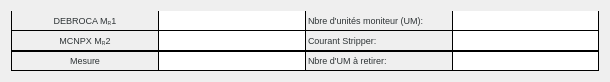
   <widget class="QWidget" name="gridLayoutWidget_6">
    <property name="geometry">
     <rect>
      <x>20</x>
      <y>300</y>
      <width>591</width>
      <height>62</height>
     </rect>
    </property>
    <layout class="QGridLayout" name="gridLayout_6">
     <property name="spacing">
      <number>0</number>
     </property>
     <item row="0" column="1">
      <widget class="QLineEdit" name="debitDebrocaLineEdit">
       <property name="minimumSize">
        <size>
         <width>147</width>
         <height>20</height>
        </size>
       </property>
       <property name="maximumSize">
        <size>
         <width>147</width>
         <height>20</height>
        </size>
       </property>
       <property name="font">
        <font>
         <pointsize>7</pointsize>
        </font>
       </property>
       <property name="styleSheet">
        <string notr="true">border-color: black;
border-width: 1px;
border-style: solid;
border-top-style: none;
border-right-style: none;
color: rgb(46, 52, 54);
</string>
       </property>
       <property name="alignment">
        <set>Qt::AlignCenter</set>
       </property>
       <property name="readOnly">
        <bool>true</bool>
       </property>
      </widget>
     </item>
     <item row="2" column="0">
      <widget class="QLabel" name="label_40">
       <property name="minimumSize">
        <size>
         <width>147</width>
         <height>20</height>
        </size>
       </property>
       <property name="maximumSize">
        <size>
         <width>147</width>
         <height>20</height>
        </size>
       </property>
       <property name="font">
        <font>
         <pointsize>7</pointsize>
         <weight>75</weight>
         <bold>true</bold>
        </font>
       </property>
       <property name="styleSheet">
        <string notr="true">border-color: black;
border-width: 1px;
border-style: solid;
border-right-style: none;
color: rgb(46, 52, 54);
</string>
       </property>
       <property name="text">
        <string>&lt;html&gt;&lt;head/&gt;&lt;body&gt;&lt;p&gt;&lt;span style=&quot; font-weight:400;&quot;&gt;Mesure&lt;/span&gt;&lt;/p&gt;&lt;/body&gt;&lt;/html&gt;</string>
       </property>
       <property name="alignment">
        <set>Qt::AlignCenter</set>
       </property>
      </widget>
     </item>
     <item row="0" column="0">
      <widget class="QLabel" name="label_42">
       <property name="minimumSize">
        <size>
         <width>147</width>
         <height>20</height>
        </size>
       </property>
       <property name="maximumSize">
        <size>
         <width>147</width>
         <height>20</height>
        </size>
       </property>
       <property name="font">
        <font>
         <pointsize>7</pointsize>
         <weight>75</weight>
         <bold>true</bold>
        </font>
       </property>
       <property name="styleSheet">
        <string notr="true">border-color: black;
border-width: 1px;
border-style: solid;
border-top-style: none;
border-right-style: none;
color: rgb(46, 52, 54);
</string>
       </property>
       <property name="text">
        <string>&lt;html&gt;&lt;head/&gt;&lt;body&gt;&lt;p&gt;&lt;span style=&quot; font-weight:400;&quot;&gt;DEBROCA M&lt;/span&gt;&lt;span style=&quot; font-weight:400; vertical-align:sub;&quot;&gt;R&lt;/span&gt;&lt;span style=&quot; font-weight:400;&quot;&gt;1&lt;/span&gt;&lt;/p&gt;&lt;/body&gt;&lt;/html&gt;</string>
       </property>
       <property name="alignment">
        <set>Qt::AlignCenter</set>
       </property>
      </widget>
     </item>
     <item row="0" column="2">
      <widget class="QLabel" name="label_35">
       <property name="minimumSize">
        <size>
         <width>147</width>
         <height>20</height>
        </size>
       </property>
       <property name="maximumSize">
        <size>
         <width>147</width>
         <height>20</height>
        </size>
       </property>
       <property name="font">
        <font>
         <pointsize>7</pointsize>
        </font>
       </property>
       <property name="styleSheet">
        <string notr="true">border-color: black;
border-width: 1px;
border-style: solid;
border-top-style: none;
border-right-style: none;
color: rgb(46, 52, 54);
</string>
       </property>
       <property name="text">
        <string>&lt;html&gt;&lt;head/&gt;&lt;body&gt;&lt;p&gt;Nbre d'unités moniteur (UM):&lt;/p&gt;&lt;/body&gt;&lt;/html&gt;</string>
       </property>
      </widget>
     </item>
     <item row="1" column="0">
      <widget class="QLabel" name="label_43">
       <property name="minimumSize">
        <size>
         <width>147</width>
         <height>20</height>
        </size>
       </property>
       <property name="maximumSize">
        <size>
         <width>147</width>
         <height>20</height>
        </size>
       </property>
       <property name="font">
        <font>
         <pointsize>7</pointsize>
         <weight>75</weight>
         <bold>true</bold>
        </font>
       </property>
       <property name="styleSheet">
        <string notr="true">border-color: black;
border-width: 1px;
border-style: solid;
border-top-style: none;
border-right-style: none;
color: rgb(46, 52, 54);
</string>
       </property>
       <property name="text">
        <string>&lt;html&gt;&lt;head/&gt;&lt;body&gt;&lt;p&gt;&lt;span style=&quot; font-weight:400;&quot;&gt;MCNPX M&lt;/span&gt;&lt;span style=&quot; font-weight:400; vertical-align:sub;&quot;&gt;R&lt;/span&gt;&lt;span style=&quot; font-weight:400;&quot;&gt;2&lt;/span&gt;&lt;/p&gt;&lt;/body&gt;&lt;/html&gt;</string>
       </property>
       <property name="alignment">
        <set>Qt::AlignCenter</set>
       </property>
      </widget>
     </item>
     <item row="1" column="1">
      <widget class="QLineEdit" name="debitMCNPXLineEdit">
       <property name="minimumSize">
        <size>
         <width>147</width>
         <height>20</height>
        </size>
       </property>
       <property name="maximumSize">
        <size>
         <width>147</width>
         <height>20</height>
        </size>
       </property>
       <property name="font">
        <font>
         <pointsize>7</pointsize>
        </font>
       </property>
       <property name="styleSheet">
        <string notr="true">border-color: black;
border-width: 1px;
border-style: solid;
border-top-style: none;
border-right-style: none;
color: rgb(46, 52, 54);
</string>
       </property>
       <property name="alignment">
        <set>Qt::AlignCenter</set>
       </property>
       <property name="readOnly">
        <bool>true</bool>
       </property>
      </widget>
     </item>
     <item row="2" column="2">
      <widget class="QLabel" name="label_39">
       <property name="minimumSize">
        <size>
         <width>147</width>
         <height>20</height>
        </size>
       </property>
       <property name="maximumSize">
        <size>
         <width>147</width>
         <height>20</height>
        </size>
       </property>
       <property name="font">
        <font>
         <pointsize>7</pointsize>
        </font>
       </property>
       <property name="styleSheet">
        <string notr="true">border-color: black;
border-width: 1px;
border-style: solid;
border-right-style: none;
color: rgb(46, 52, 54);
</string>
       </property>
       <property name="text">
        <string>&lt;html&gt;&lt;head/&gt;&lt;body&gt;&lt;p&gt;Nbre d'UM à retirer:&lt;/p&gt;&lt;/body&gt;&lt;/html&gt;</string>
       </property>
      </widget>
     </item>
     <item row="2" column="1">
      <widget class="QLineEdit" name="debitMesurerLineEdit">
       <property name="minimumSize">
        <size>
         <width>147</width>
         <height>20</height>
        </size>
       </property>
       <property name="maximumSize">
        <size>
         <width>147</width>
         <height>20</height>
        </size>
       </property>
       <property name="font">
        <font>
         <pointsize>7</pointsize>
        </font>
       </property>
       <property name="styleSheet">
        <string notr="true">border-color: black;
border-width: 1px;
border-style: solid;
border-right-style: none;
color: rgb(46, 52, 54);

</string>
       </property>
       <property name="alignment">
        <set>Qt::AlignCenter</set>
       </property>
       <property name="readOnly">
        <bool>true</bool>
       </property>
      </widget>
     </item>
     <item row="1" column="2">
      <widget class="QLabel" name="label_37">
       <property name="minimumSize">
        <size>
         <width>147</width>
         <height>20</height>
        </size>
       </property>
       <property name="maximumSize">
        <size>
         <width>147</width>
         <height>20</height>
        </size>
       </property>
       <property name="font">
        <font>
         <pointsize>7</pointsize>
        </font>
       </property>
       <property name="styleSheet">
        <string notr="true">border-color: black;
border-width: 1px;
border-style: solid;
border-top-style: none;
border-right-style: none;
color: rgb(46, 52, 54);
</string>
       </property>
       <property name="text">
        <string>&lt;html&gt;&lt;head/&gt;&lt;body&gt;&lt;p&gt;Courant Stripper:&lt;/p&gt;&lt;/body&gt;&lt;/html&gt;</string>
       </property>
      </widget>
     </item>
     <item row="0" column="3">
      <widget class="QLineEdit" name="umLineEdit">
       <property name="sizePolicy">
        <sizepolicy hsizetype="Expanding" vsizetype="Fixed">
         <horstretch>0</horstretch>
         <verstretch>0</verstretch>
        </sizepolicy>
       </property>
       <property name="minimumSize">
        <size>
         <width>147</width>
         <height>20</height>
        </size>
       </property>
       <property name="maximumSize">
        <size>
         <width>147</width>
         <height>20</height>
        </size>
       </property>
       <property name="font">
        <font>
         <pointsize>7</pointsize>
        </font>
       </property>
       <property name="styleSheet">
        <string notr="true">border-color: black;
border-width: 1px;
border-style: solid;
border-top-style: none;
color: rgb(46, 52, 54);
</string>
       </property>
       <property name="alignment">
        <set>Qt::AlignCenter</set>
       </property>
       <property name="readOnly">
        <bool>true</bool>
       </property>
      </widget>
     </item>
     <item row="1" column="3">
      <widget class="QLineEdit" name="courantStripperLineEdit">
       <property name="minimumSize">
        <size>
         <width>147</width>
         <height>20</height>
        </size>
       </property>
       <property name="maximumSize">
        <size>
         <width>147</width>
         <height>20</height>
        </size>
       </property>
       <property name="font">
        <font>
         <pointsize>7</pointsize>
        </font>
       </property>
       <property name="styleSheet">
        <string notr="true">border-color: black;
border-width: 1px;
border-style: solid;
border-top-style: none;
color: rgb(46, 52, 54);
</string>
       </property>
       <property name="alignment">
        <set>Qt::AlignCenter</set>
       </property>
      </widget>
     </item>
     <item row="2" column="3">
      <widget class="QLineEdit" name="umRetirerLineEdit">
       <property name="minimumSize">
        <size>
         <width>147</width>
         <height>20</height>
        </size>
       </property>
       <property name="maximumSize">
        <size>
         <width>147</width>
         <height>20</height>
        </size>
       </property>
       <property name="font">
        <font>
         <pointsize>7</pointsize>
        </font>
       </property>
       <property name="styleSheet">
        <string notr="true">border-color: black;
border-width: 1px;
border-style: solid;
color: rgb(46, 52, 54);
</string>
       </property>
       <property name="alignment">
        <set>Qt::AlignCenter</set>
       </property>
      </widget>
     </item>
    </layout>
   </widget>
